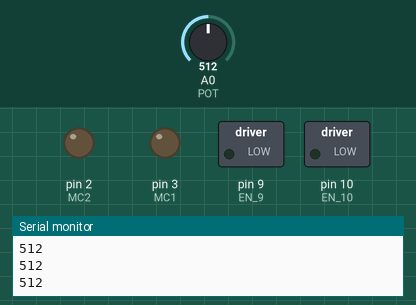
Recording of a sketch running on a simulated Arduino Uno, built with avr-gcc and run on an emulated ATmega328P. On the bench: switched loads named in the sketch (green lamp = pin HIGH), output pins drawn as LEDs (lit = HIGH), the last lines printed to the serial monitor. The inputs (shaded band) are chosen by the test bench; at power-on: A0 (POT) = 512.

Above: at 1.2 s.
1.3 s: A0 (POT) set to 716
At 2.5 s:
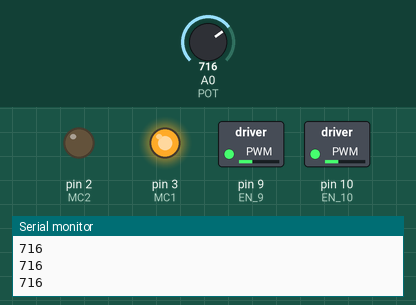
2.8 s: A0 (POT) set to 573
At 3.4 s:
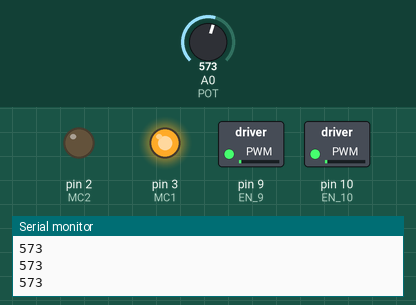
4.3 s: A0 (POT) set to 554
At 5.4 s:
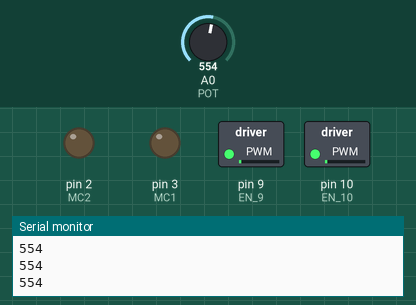
5.8 s: A0 (POT) set to 452
At 6.6 s:
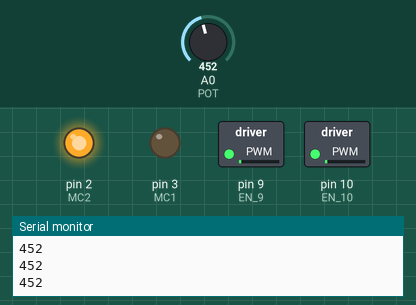
7.3 s: A0 (POT) set to 306
At 8.4 s:
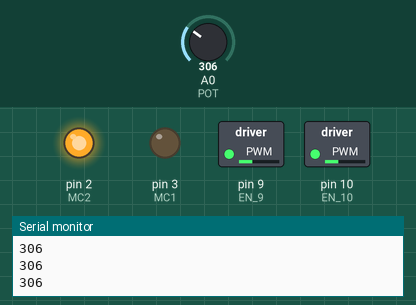
8.8 s: A0 (POT) set to 447
At 10.0 s:
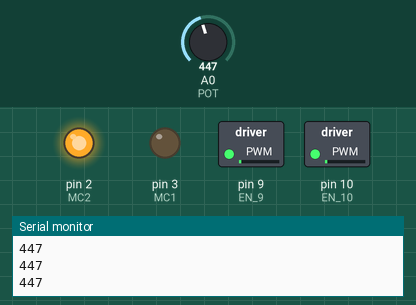
10.3 s: A0 (POT) set to 480
Timing chart, 0 to 12.8 s (numbered marks = the images above; inputs shaded):
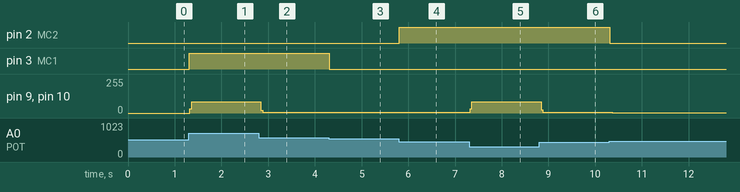

The sketch:

4-3-h_bridge_potentiometer_motor_control.ino
```cpp
//H-bridge Motor Control
const int EN_9=9;   //Half Bridge 1 Enable
const int EN_10 = 10; // Half Bridge 3 Enable
const int MC1=3;  //Motor Control 1
const int MC2=2;  //Motor Control 2
const int MC3 = 5;	// Motor Control 3
const int MC4 = 4;	// Motor Control 4
const int POT=0;  //POT on Analog Pin 0

int val = 0;      //for storing the reading from the POT
int velocity = 0; //For storing the desired velocity (from 0-255)

void setup()
{
    pinMode(EN_9, OUTPUT);
  	pinMode(EN_10, OUTPUT);
    pinMode(MC1, OUTPUT);
    pinMode(MC2, OUTPUT);
    brake(); //Initialize with motor stopped
  	Serial.begin(9600);
}

void loop()
{
    val = analogRead(POT);
  	Serial.println(val);

    //go forward
    if (val > 562)
    {
        velocity = map(val, 563, 1023, 0, 255);
        forward(velocity);
    }

    //go backward
    else if (val < 462)
    {
        velocity = map(val, 461, 0, 0, 255);
        reverse(velocity);
    }

    //brake
    else
    {
        brake();
    }
}

//Motor goes forward at given rate (from 0-255)
void forward (int rate)
{
  digitalWrite(EN_9, LOW);
  digitalWrite(EN_10, LOW);
  digitalWrite(MC1, HIGH);
  digitalWrite(MC2, LOW);
  digitalWrite(MC3, HIGH);
  digitalWrite(MC4, LOW);
  analogWrite(EN_9, rate);
  analogWrite(EN_10, rate);
}

//Motor goes backward at given rate (from 0-255)
void reverse (int rate)
{
  digitalWrite(EN_9, LOW);
  digitalWrite(EN_10, LOW);
  digitalWrite(MC1, LOW);
  digitalWrite(MC2, HIGH);
  digitalWrite(MC3, LOW);
  digitalWrite(MC4, HIGH);
  analogWrite(EN_9, rate);
  analogWrite(EN_10, rate);
}

//Stops motor
void brake ()
{
  digitalWrite(EN_9, LOW);
  digitalWrite(EN_10, LOW);
  digitalWrite(MC1, LOW);
  digitalWrite(MC2, LOW);
  digitalWrite(MC3, LOW);
  digitalWrite(MC4, LOW);
  analogWrite(EN_9, HIGH);
  analogWrite(EN_10, HIGH);
}
```

Measured:
- the behaviour switches between 563 and 562 on A0 (POT) (found by bisection; images 2 and 3)
- after the input at 1.3 s, pin 3 (MC1): LOW → HIGH at once; pin 9 (EN_9), pin 10 (EN_10): 0/255 → 83/255 at once
- after the input at 2.8 s, pin 9 (EN_9), pin 10 (EN_10): 83/255 → 5/255 at once
- after the input at 4.3 s, pin 3 (MC1): HIGH → LOW at once
- after the input at 5.8 s, pin 2 (MC2): LOW → HIGH at once
- after the input at 7.3 s, pin 9 (EN_9), pin 10 (EN_10): 5/255 → 84/255 at once
- after the input at 8.8 s, pin 9 (EN_9), pin 10 (EN_10): 84/255 → 7/255 at once
- after the input at 10.3 s, pin 2 (MC2): HIGH → LOW at once; pin 9 (EN_9), pin 10 (EN_10): 7/255 → 1/255 after 0.06 s
